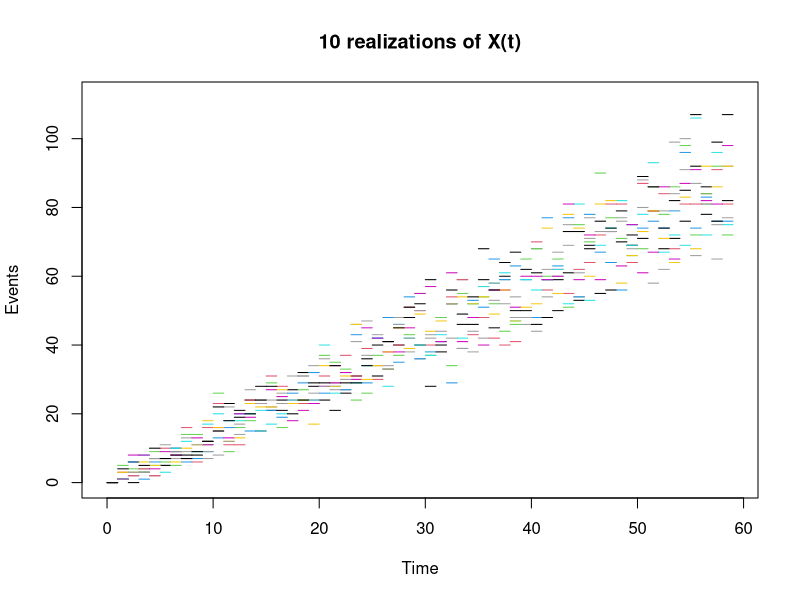

The R source for this figure:
##############
### Task 2 ###
##############

### Calculate probability directly
lambda = 1.5;
days = 59;
mu = lambda*days;
claims = 100;

prob = ppois(claims, mu, lower.tail = FALSE)

### Simulate realizations and estimate probability/expectation/variance in 2a/2b
N = 1000;                  #Repeat simulation N times to get a representative estimate
numSim = 1000;             #Number of realizations
probs = numeric(N);        #Vector of estimated probabilites for each simulation in 2a)
expectations = numeric(N); #Vector of estimated expected values for each simulation in 2b)
variances = numeric(N);    #Vector of estimated variances for each simulation in 2b)
beta = 10;

for (i in 1:N){
  sim = rpois(numSim, mu);
  probs[i] = sum(sim > claims)/numSim;
  expectations[i] = sim/beta;     #Formula for expectation after law of total expectation
  variances[i] = 2*sim/(beta^2);  #Formula for variance after law of total variance
}

cat(sprintf("Probability std: %f\n", sd(probs)));
cat(sprintf("Probability mean: %f\n", mean(probs)));

cat(sprintf("Expectation std: %f\n", sd(expectations)));
cat(sprintf("Expectation mean: %f\n", mean(expectations)));

cat(sprintf("Variance std: %f\n", sd(variances)));
cat(sprintf("Variance mean: %f\n", mean(variances)));

### Figure with realizations of X(t)
realizations = 10;
nP = matrix(, nrow = realizations, ncol = 60);

# Generate data
T = 0:59;
for (i in 1:realizations) {
  for (t in T) {
    nP[i,(t+1)] = rpois(1, t*lambda);
  }
}

# Plot data
plot(NULL, NULL, xlim = c(0, 59), ylim = c(0, max(nP)), xlab = "Time", ylab = "Events", main = "10 realizations of X(t)")
for (i in 1:realizations) {
  for (t in T) {
    lines(T[(t+1):((t+1)+1)], rep(nP[i,t+1],2), col = 31+i)

  }
}
